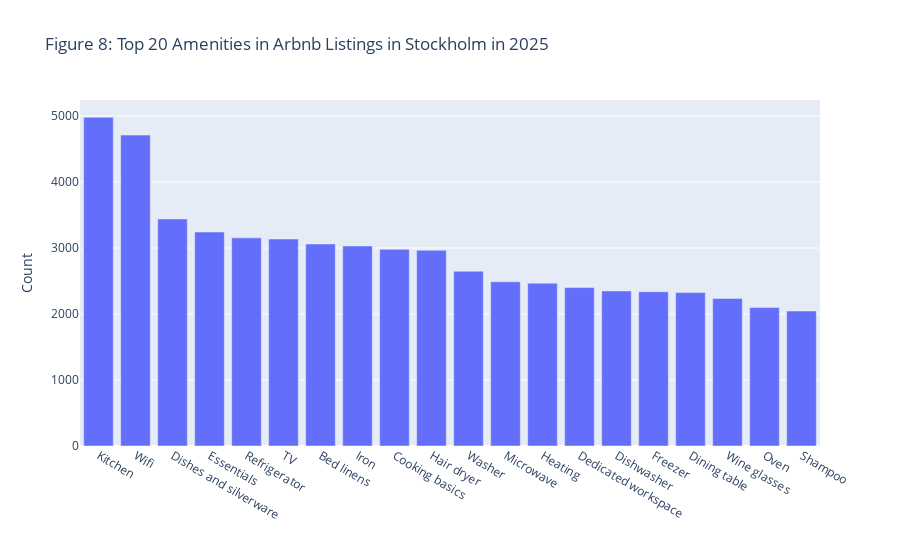

Here is the notebook cell this chart was saved with:
### Code cell
# visualization of the top 20 common amenities
fig7 = px.bar(df_am_filtered, x = 'amenity', y = 'count', 
              title = 'Figure 8: Top 20 Amenities in Arbnb Listings in Stockholm in 2025',
              labels = {'amenity': '', 'count': 'Count'})
fig7.show()

### Figure 1 — Plotly figure (JSON) as saved in the notebook; plotly's stock layout.template omitted (floating-point values rounded to 4 significant figures)
{"data": [{"alignmentgroup": "True", "hovertemplate": "=%{x}<br>Count=%{y}<extra></extra>", "legendgroup": "", "marker": {"color": "#636efa", "pattern": {"shape": ""}}, "name": "", "offsetgroup": "", "orientation": "v", "showlegend": false, "textposition": "auto", "type": "bar", "x": ["Kitchen", "Wifi", "Dishes and silverware", "Essentials", "Refrigerator", "TV", "Bed linens", "Iron", "Cooking basics", "Hair dryer", "Washer", "Microwave", "Heating", "Dedicated workspace", "Dishwasher", "Freezer", "Dining table", "Wine glasses", "Oven", "Shampoo"], "xaxis": "x", "y": [4981, 4711, 3440, 3242, 3154, 3136, 3061, 3031, 2981, 2965, 2648, 2488, 2468, 2401, 2350, 2338, 2325, 2236, 2098, 2045], "yaxis": "y"}], "layout": {"barmode": "relative", "legend": {"tracegroupgap": 0}, "title": {"text": "Figure 8: Top 20 Amenities in Arbnb Listings in Stockholm in 2025"}, "xaxis": {"anchor": "y", "domain": [0, 1], "title": {"text": ""}}, "yaxis": {"anchor": "x", "domain": [0, 1], "title": {"text": "Count"}}}}
